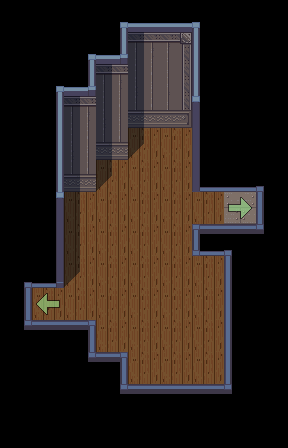

Rendered tile map (Tiled .tmx) drawn with the repository's tilesets; below, a short description and the full map source, tile grids included:
An orthogonal 9x14 tile map with 32x32 px tiles, 5 tile layers (bg, ground shadows & details, mid, shadows, ...), 1 hidden layer not drawn, 6 tilesets and 14 objects (exit-e, exit-w).

<map version="1.11" tiledversion="1.11.2" orientation="orthogonal" renderorder="right-down" width="9" height="14" tilewidth="32" tileheight="32" infinite="0" nextlayerid="10" nextobjectid="94">
 <tileset firstgid="1" source="../../Assorted_LPC/lpc-walls/walls.tsx" />
 <tileset firstgid="6145" source="../../Assorted_LPC/lpc-floors/floors.tsx" />
 <tileset firstgid="8193" source="../../[A]LightShadow_pipo.tsx" />
 <tileset firstgid="8281" source="../../custom_tilesets/[Lightship]Whaleship.tsx" />
 <tileset firstgid="12691" source="../../Assorted_LPC/wooden_stairs/[LPC]WoodenStairs.tsx" />
 <tileset firstgid="14287" source="../../custom_tilesets/[A]BouncingArrows.tsx" />
 <layer id="1" name="bg" width="9" height="14">
  <data encoding="csv">
8433,8433,8433,8479,8482,8482,8478,8445,8433,
8433,8433,8479,8483,8310,8307,8432,8445,8433,
8433,8479,8483,8310,8359,8356,8432,8445,8433,
8433,8434,8310,8359,8408,8405,8290,8445,8433,
8433,8434,8359,8408,8326,8315,8436,8445,8433,
8433,8434,8408,8326,8315,8315,8439,8494,8490,
8433,8339,8372,8315,8315,8315,8315,7353,8444,
8433,8438,8372,8315,8315,8315,8391,8296,8441,
8491,8390,8326,8315,8315,8315,8315,8444,8433,
8446,8315,8315,8315,8315,8315,8315,8444,8433,
8442,8396,8397,8315,8315,8315,8315,8444,8433,
8433,8433,8442,8397,8315,8315,8315,8444,8433,
8433,8433,8433,8442,8396,8396,8396,8441,8433,
8433,8433,8433,8433,8433,8433,8433,8433,8433
</data>
 </layer>
 <layer id="4" name="ground shadows &amp; details" width="9" height="14">
  <data encoding="csv">
0,0,0,0,0,0,0,0,0,
0,0,0,0,0,0,0,0,0,
0,0,0,0,0,0,0,0,0,
0,0,0,0,0,0,0,0,0,
0,0,0,0,0,0,0,0,0,
0,0,0,0,0,0,0,0,0,
0,0,0,0,0,0,0,14287,0,
0,0,0,0,0,0,0,0,0,
0,0,0,0,0,0,0,0,0,
0,14292,0,0,0,0,0,0,0,
0,0,0,0,0,0,0,0,0,
0,0,0,0,0,0,0,0,0,
0,0,0,0,0,0,0,0,0,
0,0,0,0,0,0,0,0,0
</data>
 </layer>
 <layer id="6" name="mid" width="9" height="14">
  <properties>
   <property name="z" type="int" value="0" />
  </properties>
  <data encoding="csv">
0,0,0,0,0,0,0,0,0,
0,0,0,0,0,0,0,0,0,
0,0,0,0,0,0,0,0,0,
0,0,0,0,0,0,0,0,0,
0,0,0,0,0,0,0,0,0,
0,0,0,0,0,0,0,0,0,
0,0,0,0,0,0,0,0,0,
0,0,0,0,0,0,0,0,0,
0,0,0,0,0,0,0,0,0,
0,0,0,0,0,0,0,0,0,
0,0,0,0,0,0,0,0,0,
0,0,0,0,0,0,0,0,0,
0,0,0,0,0,0,0,0,0,
0,0,0,0,0,0,0,0,0
</data>
 </layer>
 <layer id="7" name="shadows" width="9" height="14">
  <properties>
   <property name="z" type="int" value="0" />
  </properties>
  <data encoding="csv">
0,0,0,0,0,0,0,0,0,
0,0,0,0,0,0,0,0,0,
0,0,0,0,0,0,0,0,0,
0,0,0,0,0,0,0,0,0,
0,0,0,0,0,0,0,0,0,
0,0,0,0,0,0,0,0,0,
0,0,0,0,0,0,0,0,0,
0,0,0,0,0,0,0,0,0,
0,0,0,0,0,0,0,0,0,
0,0,0,0,0,0,0,0,0,
0,0,0,0,0,0,0,0,0,
0,0,0,0,0,0,0,0,0,
0,0,0,0,0,0,0,0,0,
0,0,0,0,0,0,0,0,0
</data>
 </layer>
 <layer id="5" name="foreground" width="9" height="14">
  <properties>
   <property name="z" type="int" value="3" />
  </properties>
  <data encoding="csv">
0,8433,8433,8479,8482,8482,8478,0,0,
0,8433,8479,8483,0,0,8432,0,0,
0,8479,8483,0,0,0,8432,0,0,
0,8434,0,0,0,0,8290,0,0,
0,8434,0,0,0,0,0,0,0,
0,8434,0,0,0,0,0,0,0,
0,0,0,0,0,0,0,0,0,
0,0,0,0,0,0,0,0,0,
0,0,0,0,0,0,0,0,0,
0,0,0,0,0,0,0,0,0,
0,0,0,0,0,0,0,0,0,
0,0,0,0,0,0,0,0,0,
0,0,0,0,0,0,0,0,0,
0,0,0,0,0,0,0,0,0
</data>
 </layer>
 <objectgroup id="9" name="Object Layer 1">
  <object id="42" x="64" y="384" width="160" height="32">
   <properties>
    <property name="collision" type="bool" value="true" />
   </properties>
  </object>
  <object id="63" name="exit-e" x="224" y="192" width="32" height="32">
   <properties>
    <property name="dest" value="vehicle-whaleship-f2" />
    <property name="destPoint" value="to-bridge" />
    <property name="dir" value="l" />
   </properties>
  </object>
  <object id="66" x="192" y="128" width="64" height="64">
   <properties>
    <property name="collision" type="bool" value="true" />
   </properties>
  </object>
  <object id="68" x="0" y="160" width="64" height="128">
   <properties>
    <property name="collision" type="bool" value="true" />
   </properties>
  </object>
  <object id="69" x="64" y="96" width="160" height="32">
   <properties>
    <property name="collision" type="bool" value="true" />
   </properties>
  </object>
  <object id="83" name="exit-w" x="16" y="288" width="32" height="32">
   <properties>
    <property name="dest" value="whaleship-f2-hallway" />
    <property name="destPoint" value="exit-e" />
    <property name="dir" value="r" />
   </properties>
  </object>
  <object id="85" x="224" y="224" width="32" height="160">
   <properties>
    <property name="collision" type="bool" value="true" />
   </properties>
  </object>
  <object id="86" x="0" y="320" width="64" height="96">
   <properties>
    <property name="collision" type="bool" value="true" />
   </properties>
  </object>
  <object id="88" x="256" y="192" width="32" height="32">
   <properties>
    <property name="collision" type="bool" value="true" />
   </properties>
  </object>
  <object id="89" x="0" y="288" width="16" height="32">
   <properties>
    <property name="collision" type="bool" value="true" />
   </properties>
  </object>
  <object id="90" x="64" y="128" width="64" height="32">
   <properties>
    <property name="collision" type="bool" value="true" />
   </properties>
  </object>
  <object id="91" x="64" y="352" width="64" height="32">
   <properties>
    <property name="collision" type="bool" value="true" />
   </properties>
  </object>
  <object id="92" x="64" y="320" width="32" height="32">
   <properties>
    <property name="collision" type="bool" value="true" />
   </properties>
  </object>
  <object id="93" x="64" y="160" width="32" height="32">
   <properties>
    <property name="collision" type="bool" value="true" />
   </properties>
  </object>
 </objectgroup>
 <imagelayer id="2" name="ref" visible="0" opacity="0.5" offsetx="-320" offsety="64">
  <image source="../../vtt-maps/whaleship-blank-f2.webp" width="1568" height="384" />
 </imagelayer>
</map>
